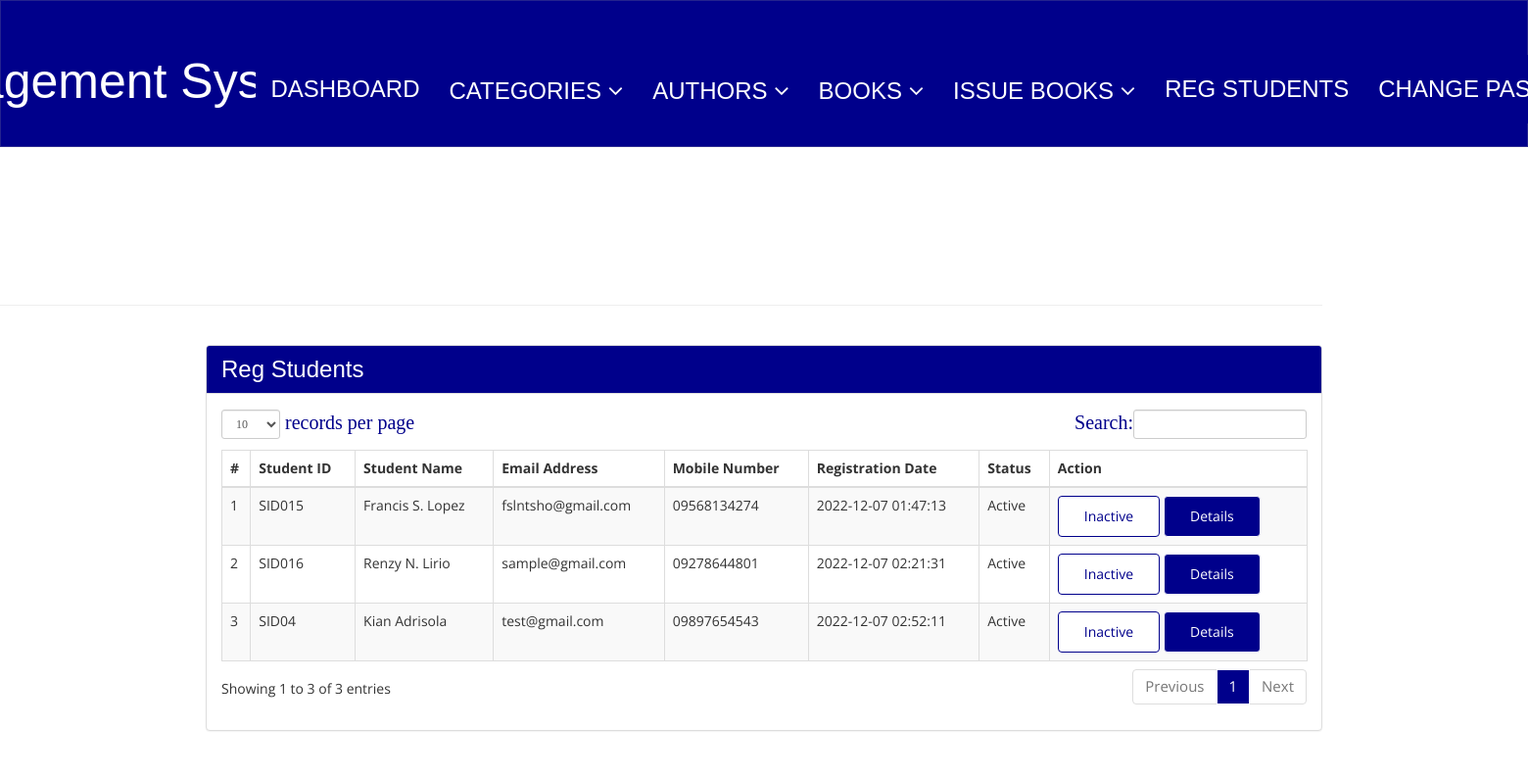
The app's page /admin/reg-students.php (signed in) with its own data.
### tables this page shows
CREATE TABLE `tblstudents` (
  `id` int(11) NOT NULL,
  `StudentId` varchar(100) DEFAULT NULL,
  `FullName` varchar(120) DEFAULT NULL,
  `EmailId` varchar(120) DEFAULT NULL,
  `MobileNumber` char(11) DEFAULT NULL,
  `Password` varchar(120) DEFAULT NULL,
  `Status` int(1) DEFAULT NULL,
  `RegDate` timestamp NULL DEFAULT current_timestamp(),
  `UpdationDate` timestamp NULL DEFAULT NULL ON UPDATE current_timestamp()
);

### admin/reg-students.php (the view, shortened to what this page needs)
<?php
include('includes/config.php');
if(strlen($_SESSION['alogin'])==0)
    {
header('location:index.php');
}
else{
    ?>
<!DOCTYPE html>
<html xmlns="http://www.w3.org/1999/xhtml">
<head>
    <link href="assets/css/bootstrap.css" rel="stylesheet" />
    <link href="assets/css/font-awesome.css" rel="stylesheet" />
    <link href="assets/js/dataTables/dataTables.bootstrap.css" rel="stylesheet" />
    <link href="assets/css/style.css" rel="stylesheet" />
</head>
<body>
<?php include('includes/header.php');?>
    <div class="content-wrapper">
         <div class="container">
        <div class="row pad-botm">
            <div class="col-md-12">
                <h4 class="header-line">Manage Reg Students</h4>
    </div>
        </div>
            <div class="row">
                <div class="col-md-12">
                    <div class="panel panel-default">
                        <div class="panel-heading">
                          Reg Students
                        </div>
                        <div class="panel-body">
                            <div class="table-responsive">
                                <table class="table table-striped table-bordered table-hover" id="dataTables-example">
                                    <thead>
                                        <tr>
                                            <th>#</th>
                                            <th>Student ID</th>
                                            <th>Student Name</th>
                                            <th>Email Address </th>
                                            <th>Mobile Number</th>
                                            <th>Registration Date</th>
                                            <th>Status</th>
                                            <th>Action</th>
                                        </tr>
                                    </thead>
                                    <tbody>
<?php $sql = "SELECT * from tblstudents";
$query = $dbh -> prepare($sql);
$query->execute();
$results=$query->fetchAll(PDO::FETCH_OBJ);
$cnt=1;
if($query->rowCount() > 0)
{
foreach($results as $result)
{               ?>
                                        <tr class="odd gradeX">
                                            <td class="center"><?php echo htmlentities($cnt);?></td>
                                            <td class="center"><?php echo htmlentities($result->StudentId);?></td>
                                            <td class="center"><?php echo htmlentities($result->FullName);?></td>
                                            <td class="center"><?php echo htmlentities($result->EmailId);?></td>
                                            <td class="center"><?php echo htmlentities($result->MobileNumber);?></td>
                                             <td class="center"><?php echo htmlentities($result->RegDate);?></td>
                                            <td class="center"><?php if($result->Status==1)
                                            {
                                                echo htmlentities("Active");
                                            } else {
                                            echo htmlentities("Blocked");
}
                                            ?></td>
                                            <td class="center">
<?php if($result->Status==1)
 {?>
<a href="reg-students.php?inid=<?php echo htmlentities($result->id);?>" onclick="return confirm('Are you sure you want to block this student?');" >  <button class="btn btn-danger"> Inactive</button>
<?php } else {?>
<a href="reg-students.php?id=<?php echo htmlentities($result->id);?>" onclick="return confirm('Are you sure you want to active this student?');"><button class="btn btn-primary"> Active</button>
                                            <?php } ?>
<a href="student-history.php?stdid=<?php echo htmlentities($result->StudentId);?>"><button class="btn btn-success"> Details</button>
                                            </td>
                                        </tr>
 <?php $cnt=$cnt+1;}} ?>
                                    </tbody>
                                </table>
                            </div>
                        </div>
                    </div>
                </div>
            </div>
    </div>
    </div>
</body>
</html>
<?php } ?>

### admin/assets/css/style.css (style rules this page uses)
.content-wrapper { margin-top: 40px; min-height:800px; padding-bottom:90px; }
.header-line { font-weight:900; padding-bottom:25px; border-bottom:1px solid #eeeeee; text-transform:uppercase; }
.pad-botm { padding-bottom:30px; }

### records on screen
tblstudents: StudentId "SID015", FullName "Francis S. Lopez", EmailId "fslntsho@gmail.com", MobileNumber "09568134274", RegDate "2022-12-07 01:47:13"
tblstudents: StudentId "SID016", FullName "Renzy N. Lirio", EmailId "sample@gmail.com", MobileNumber "09278644801", RegDate "2022-12-07 02:21:31"
tblstudents: StudentId "SID04", FullName "Kian Adrisola", EmailId "test@gmail.com", MobileNumber "09897654543", RegDate "2022-12-07 02:52:11"
